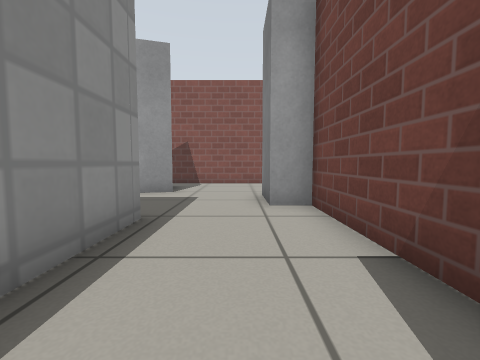
view 1 (above)

24 first-person views from a walk through a Gazebo world. The camera is 0.5 m above the floor, tilts 4° down and sees 90° across. The floor is counted in squares, 0.5 m on a side. Each view is taken from the middle of a square. On the plan, view 1 faces up. The plan holds only what a view shows up to about 10 squares ahead; the rest is blank. Gazebo's built-in surfaces are drawn with simple patterns.

view 2
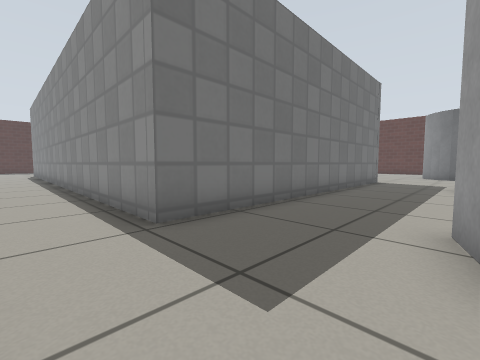

view 3
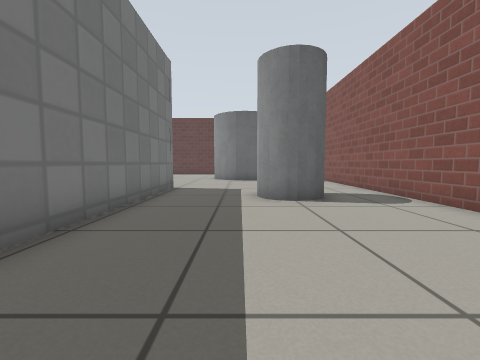

view 4
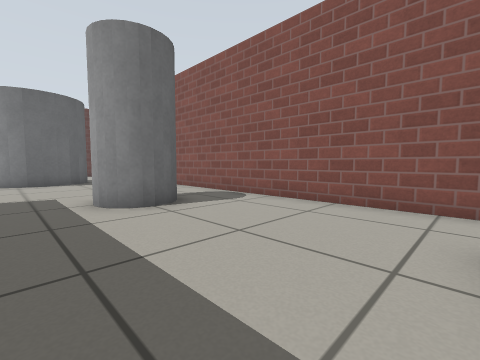

view 5
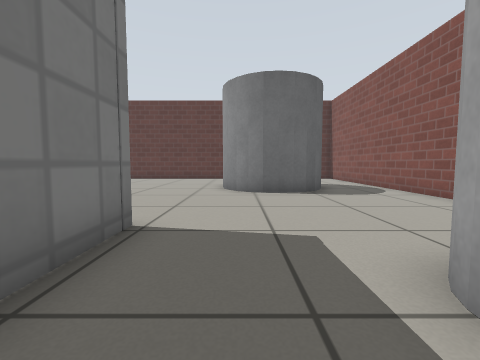

view 6
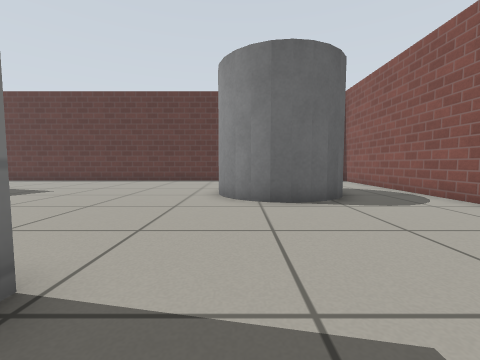

view 7
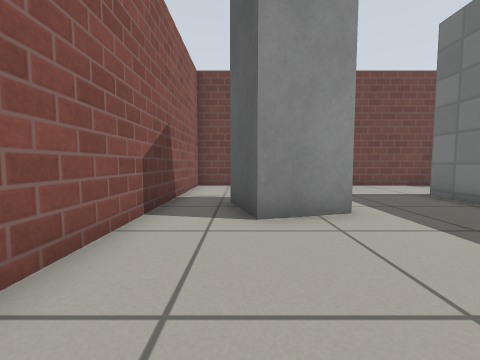

view 8
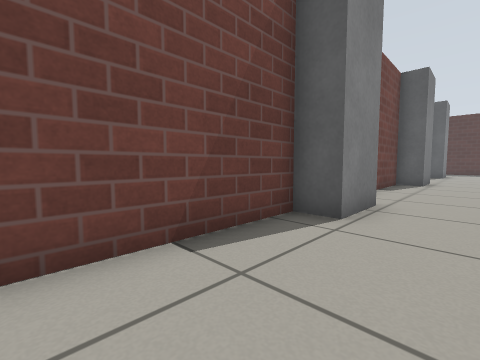

view 9
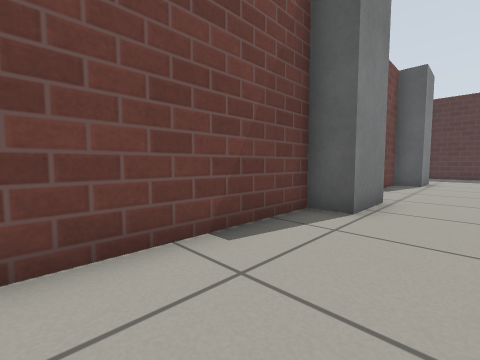

view 10
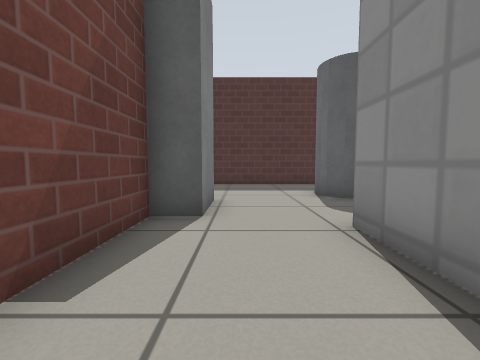

view 11
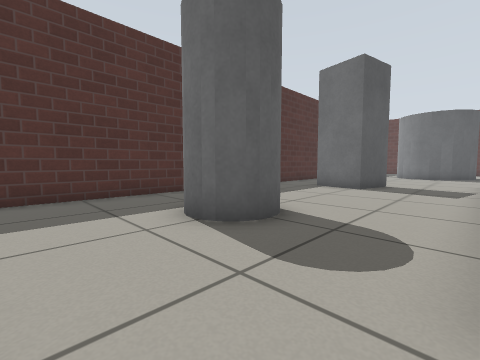

view 12
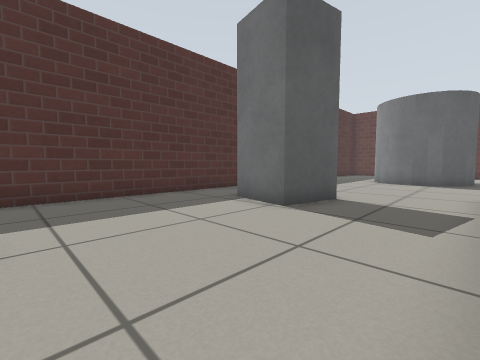

view 13
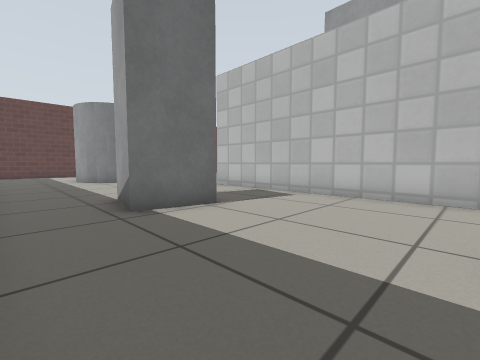

view 14
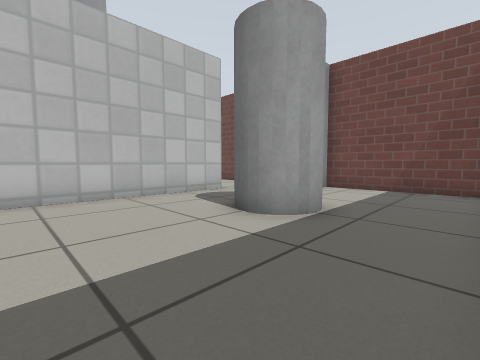

view 15
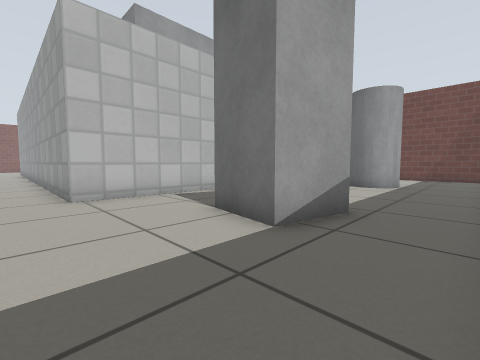

view 16
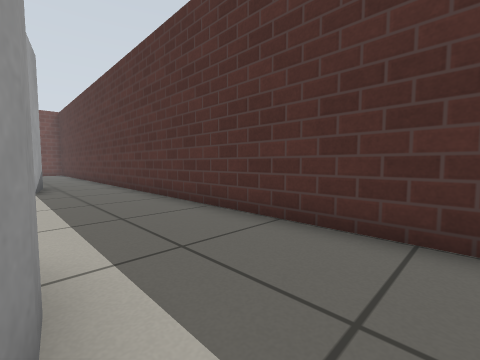

view 17
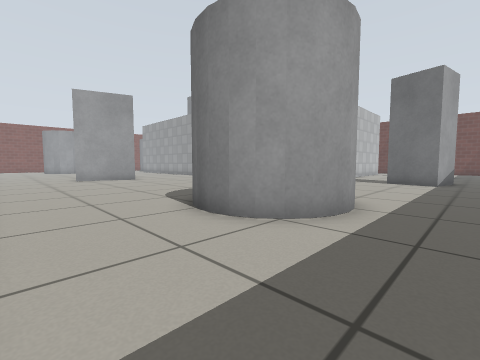

view 18
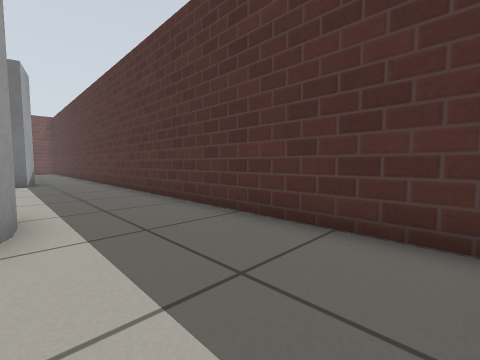

view 19
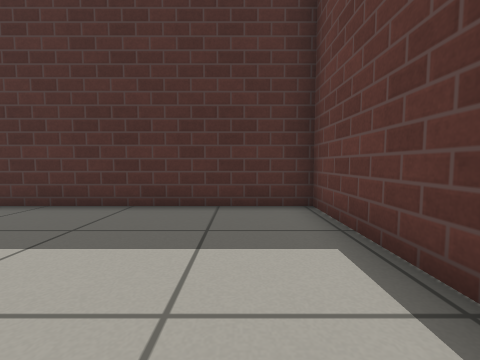

view 20
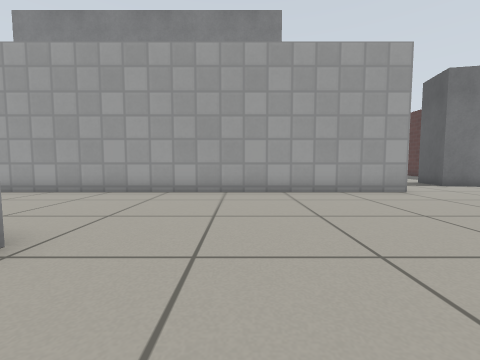

view 21
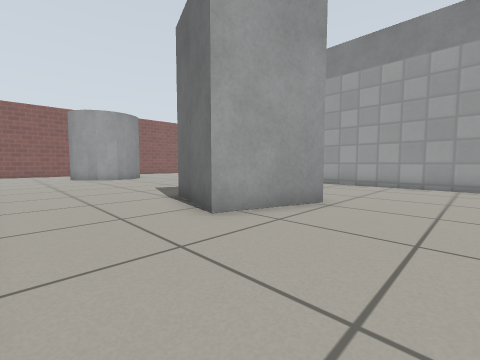

view 22
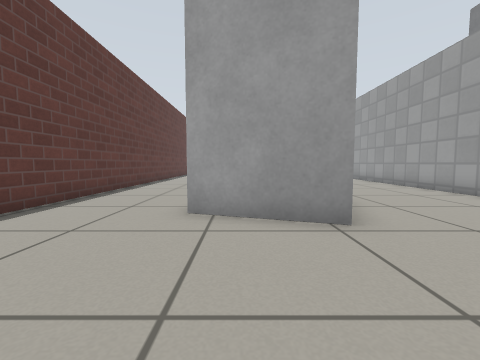

view 23
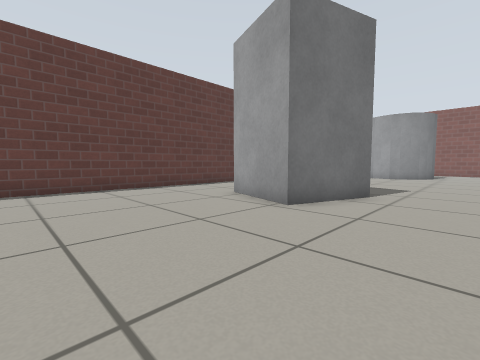

view 24
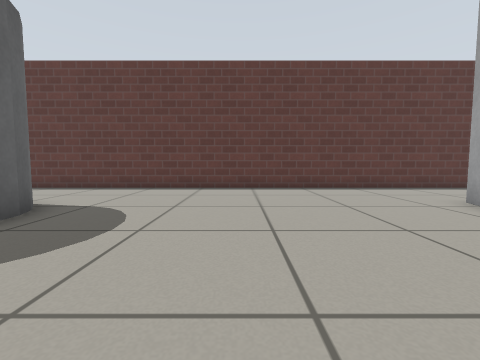

### Floor plan
Key: @ floor where view 1 was taken; # wall or solid block; . floor; B grey box; C grey cylinder.
Columns run from 26 left of view 1 to 2 right of it. Each row starts with its distance up from view 1.
 12     ######  ################
 11     ........................
 10     ..................BB....
  9        C......CC.....BB ....
  8         C.....CC......BB....
  7         C..................B
  6       CC...................B#
  5     ........................#
  4     ........#############...#
  3  .. ........            #...#
  2  ..........             #...#
  1  ..........             #...#
  0  ..........             #.@B#
 -1 #...........#           #..B
 -2 #...........#           #..B
 -3 #..... .....#           #...
 -4 #....B B....#           #...#
 -5 #....B B....#           #...#
 -6 #...BB B....#            ...#
 -7 #.....BB....#            ...#
 -8 #...........#            ...#
 -9 #...........#            ..B#
-10 #...........#            ..B
-11 #...........#            ..B
-12 #...........#            ...
-13 #...........#            ...
-14 #...........#           #...#
-15 #...........#############...#
-16 #.....C.....................#
-17 #....C C...................B#
-18 #...C    ..................B#
-19 #...CC   ......BB.....CC....#
-20 #....CC ......B B.....CC....#
-21 #.............BBB...........#
-22 #...........................#
-23 #...........................#
-24 ###########################

Where each view was taken, in squares from view 1:
view 1: 0 up, 0 right, facing up
view 2: 8 up, 0 right, facing down-left
view 3: 7 up, 4 left, facing left
view 4: 6 up, 5 left, facing up-left
view 5: 6 up, 10 left, facing left
view 6: 6 up, 12 left, facing left
view 7: 10 up, 9 left, facing right
view 8: 4 up, 1 left, facing down-right
view 9: 4 down, 1 left, facing down-right
view 10: 12 down, 0 right, facing down
view 11: 16 down, 0 right, facing down-left
view 12: 16 down, 5 left, facing down-left
view 13: 23 down, 5 left, facing up-left
view 14: 23 down, 8 left, facing up-right
view 15: 23 down, 15 left, facing up-right
view 16: 20 down, 22 left, facing down-right
view 17: 22 down, 25 left, facing up-right
view 18: 20 down, 25 left, facing down-right
view 19: 18 down, 24 left, facing down
view 20: 10 down, 22 left, facing right
view 21: 10 down, 25 left, facing up-right
view 22: 11 down, 21 left, facing up
view 23: 12 down, 16 left, facing up-left
view 24: 12 down, 16 left, facing left
